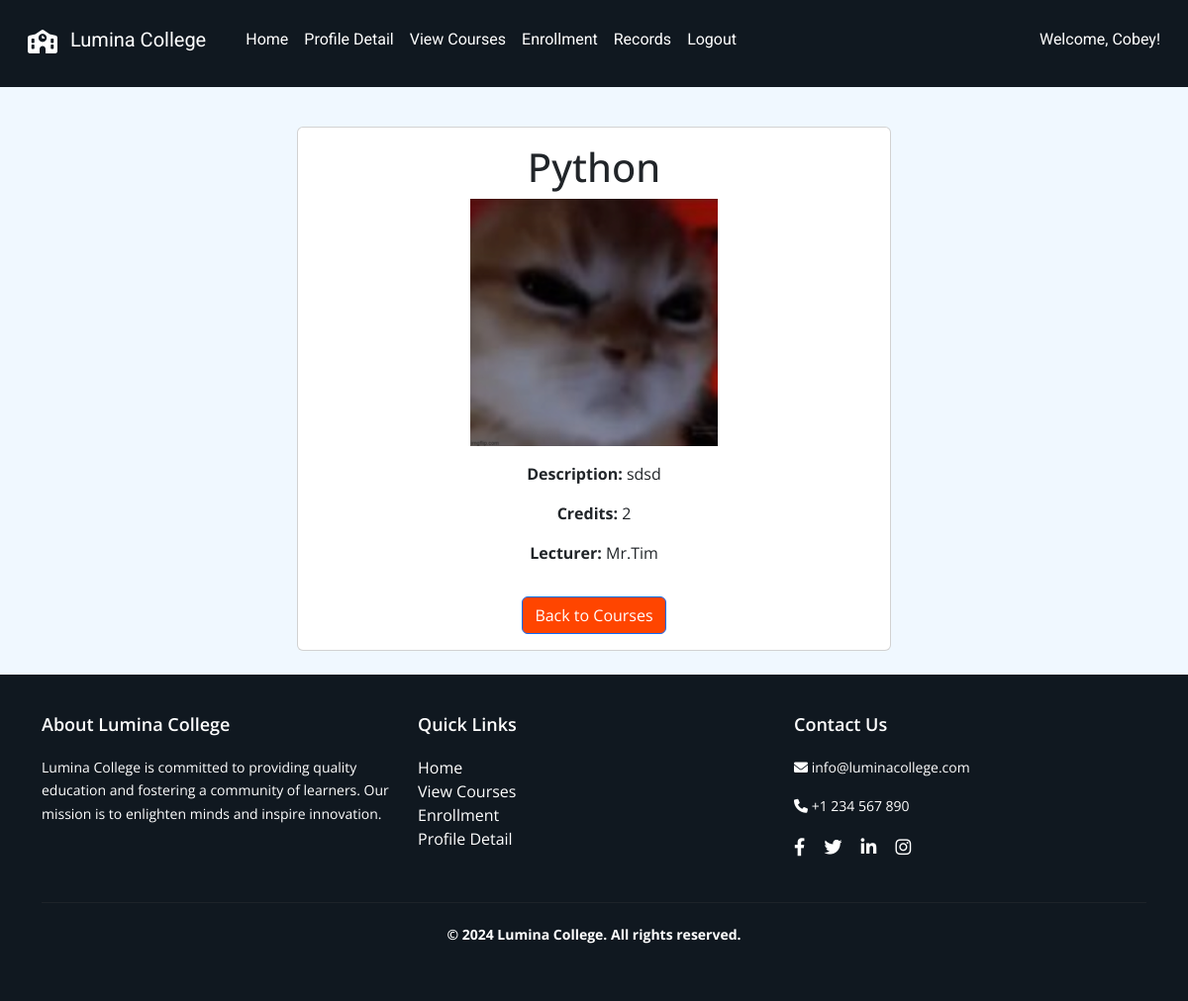
The app's page /student/courses/detail/3 (signed in), older data.
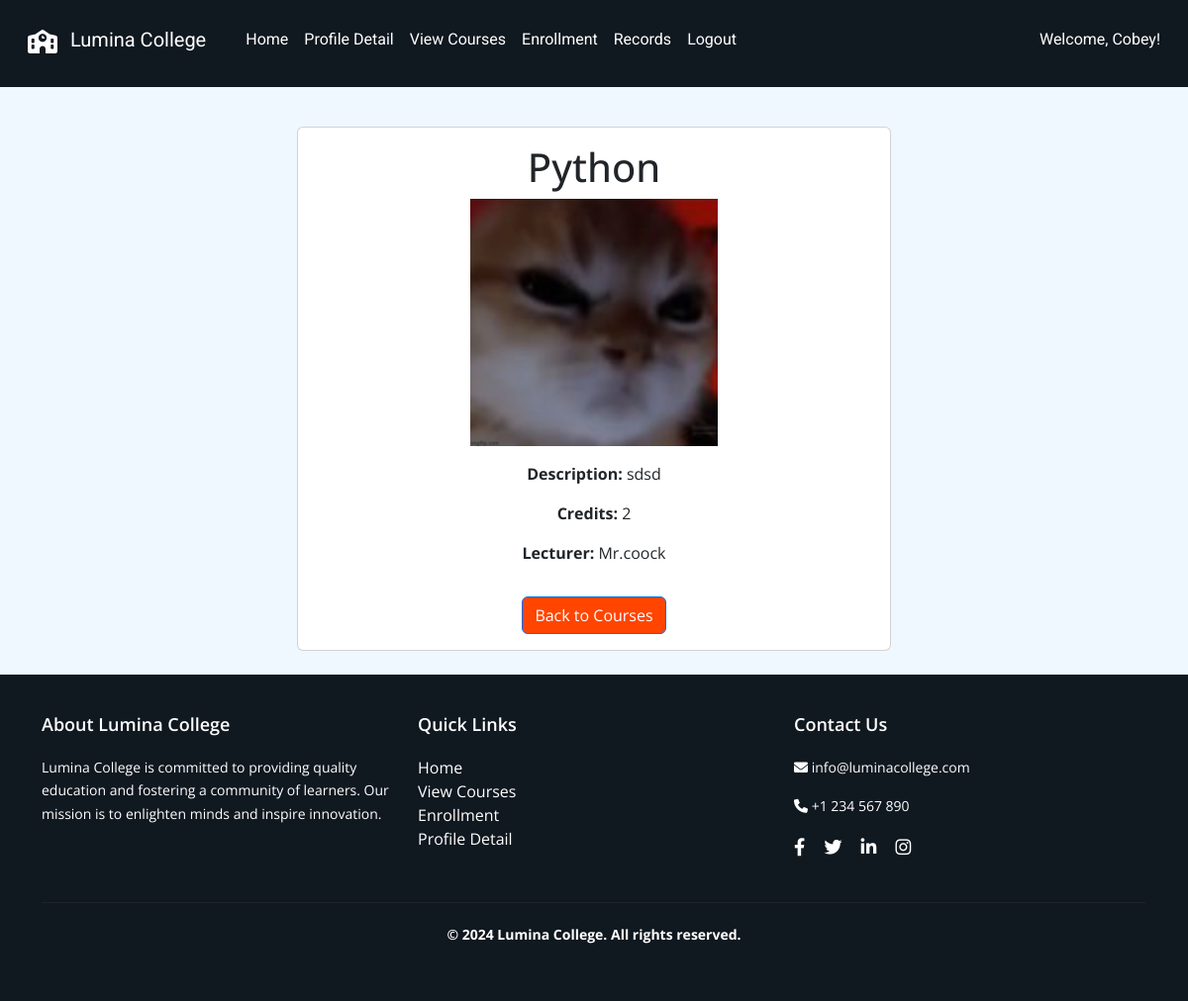
The same page, newer data.
### tables this page shows
CREATE TABLE "course" (
    "id" INTEGER PRIMARY KEY AUTOINCREMENT,
    "name" TEXT NOT NULL,
    "image" TEXT NOT NULL,
    "description" TEXT NOT NULL,
    "credits" INTEGER NOT NULL,
    "lecturer" TEXT NOT NULL
);

### app.py (the view)
@app.route('/student/courses/detail/<int:course_id>')
def course_detail(course_id):
    if 'username' not in session or session.get('user_type') != 'student':
        return redirect(url_for('student_login'))
    username = session.get('username')
    try:
        course = query_db("SELECT name, image, description, credits, lecturer FROM course WHERE id = ?", (course_id,), one=True)
        if course:
            return render_template('student/course_detail.html', course=course, username=username)
        else:
            return "Course not found", 404
    except Exception as e:
        print(traceback.format_exc())
        return "An error occurred while fetching course details.", 500

### dbcontroller.py (called while the page is built)
def get_db_connection():
    return sqlite3.connect(DATABASE)

def query_db(query, args=(), one=False):
    con = get_db_connection()
    with closing(con.cursor()) as cur:
        cur.execute(query, args)
        rv = cur.fetchall()
        if one:
            return rv[0] if rv else None
        return rv

### templates/student/course_detail.html
{% extends "/student/layout.html" %} {% block content %}
<div class="container mt-4">
  <div class="card mx-auto" style="max-width: 600px; background-color: white">
    <div class="card-body text-center">
      <h1 class="card-title">{{ course[0] }}</h1>
      <img
        src="{{ url_for('static', filename='images/courses/' ~ course[1]) }}"
        alt="Course Image"
        class="img-fluid mb-3"
        style="width: 250px; height: 250px; object-fit: cover"
      />
      <p class="card-text"><strong>Description:</strong> {{ course[2] }}</p>
      <p class="card-text"><strong>Credits:</strong> {{ course[3] }}</p>
      <p class="card-text"><strong>Lecturer:</strong> {{ course[4] }}</p>
      <a href="{{ url_for('view_courses') }}" class="btn btn-primary mt-3"
        >Back to Courses</a
      >
    </div>
  </div>
</div>
{% endblock %}

Row changes from the older to the newer data that the page shows:
changed course "Python": lecturer "Mr.Tim" → "Mr.coock"
